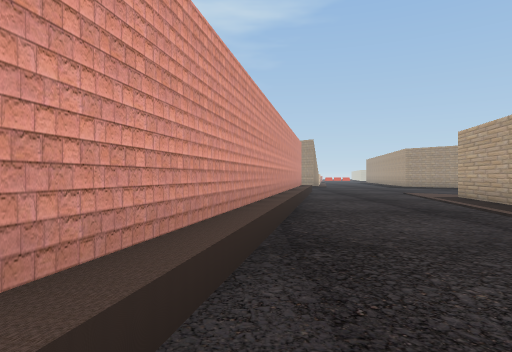
view 1 (above)

23 first-person views from a walk through a 3-D level made in the Unity game engine. The camera is 1.4 m above the floor, looks level and sees 75° across. The floor is counted in squares, 2 m on a side. Each view is taken from the middle of a square. On the plan, view 1 faces up. The plan holds only what a view shows up to about 10 squares ahead; the rest is blank. The place goes on beyond the plan.

view 2
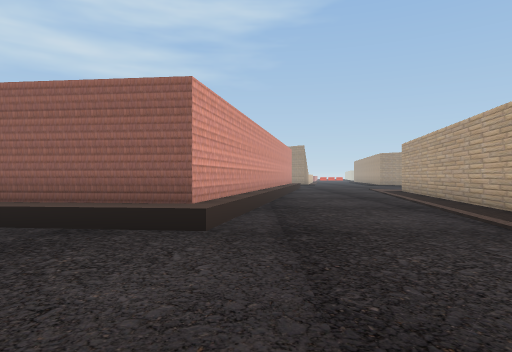

view 3
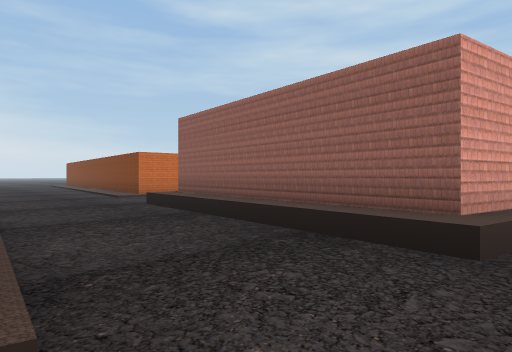

view 4
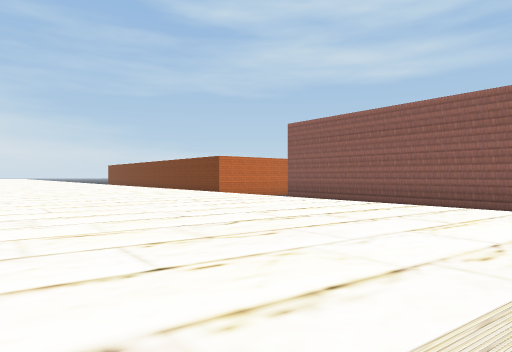

view 5
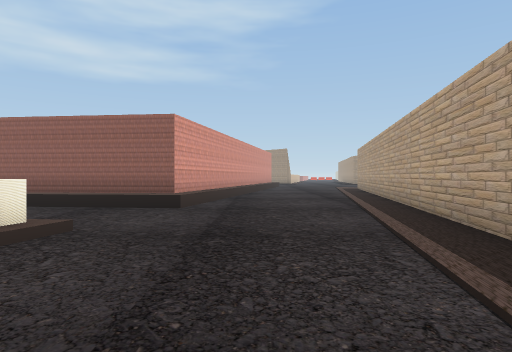

view 6
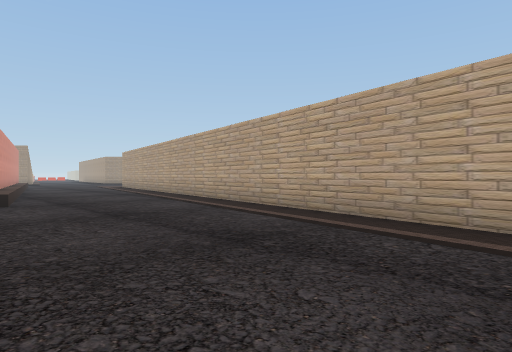

view 7
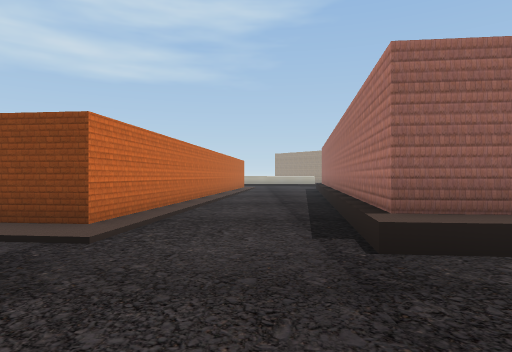

view 8
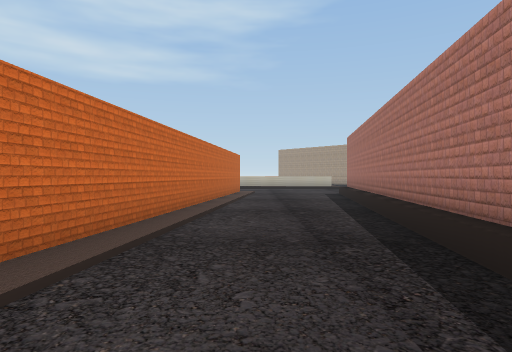

view 9
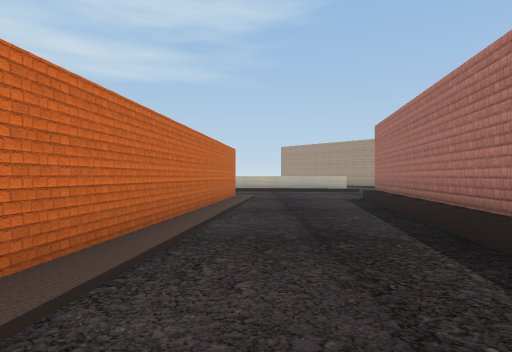

view 10
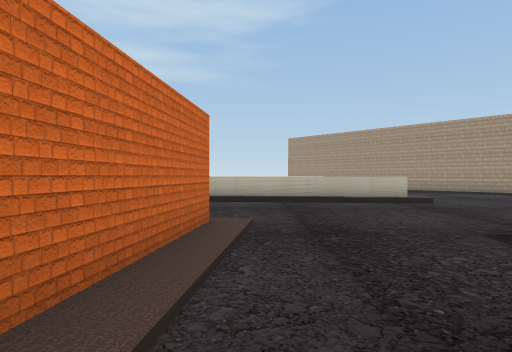

view 11
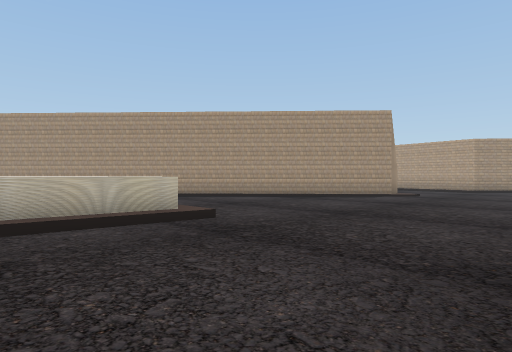

view 12
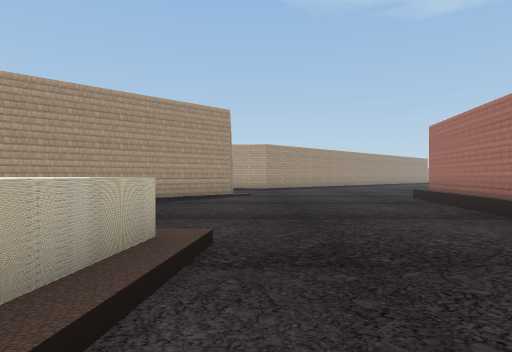

view 13
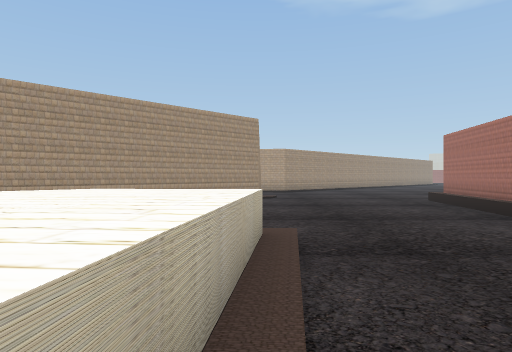

view 14
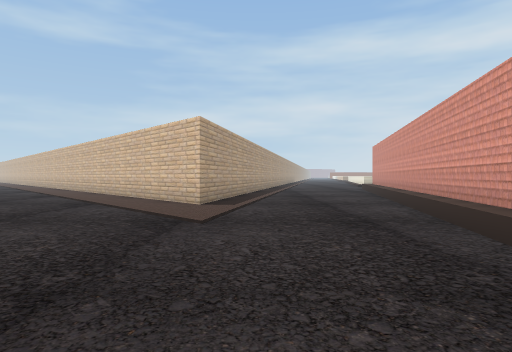

view 15
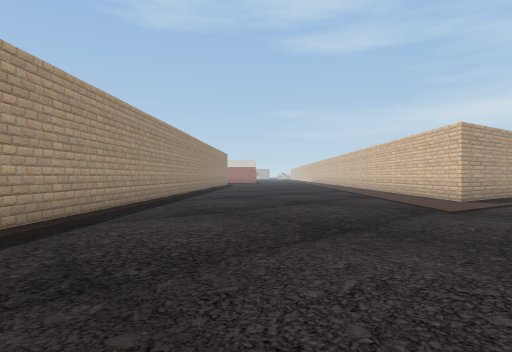

view 16
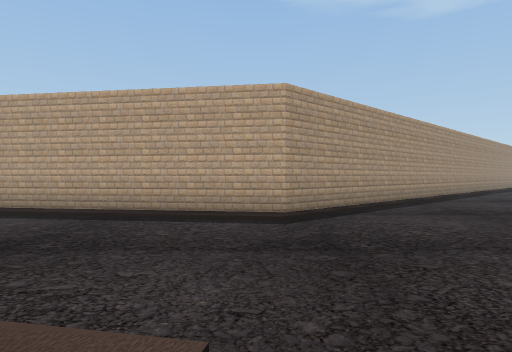

view 17
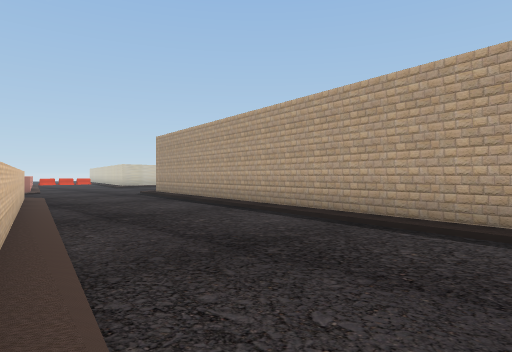

view 18
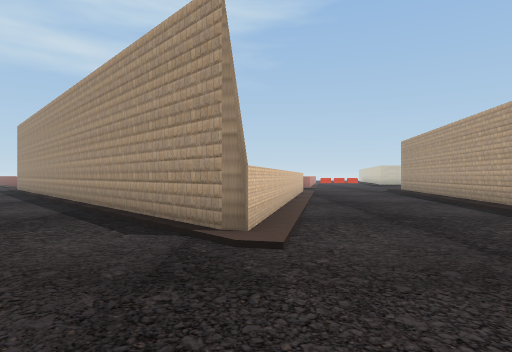

view 19
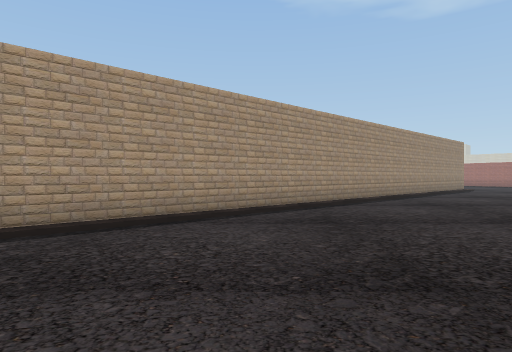

view 20
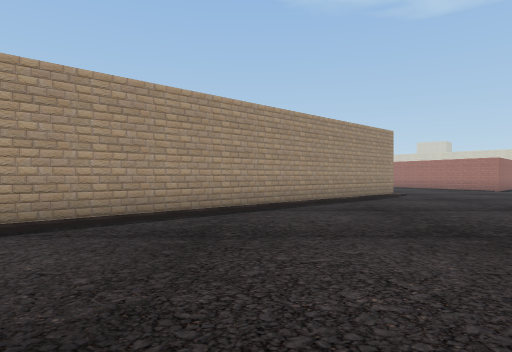

view 21
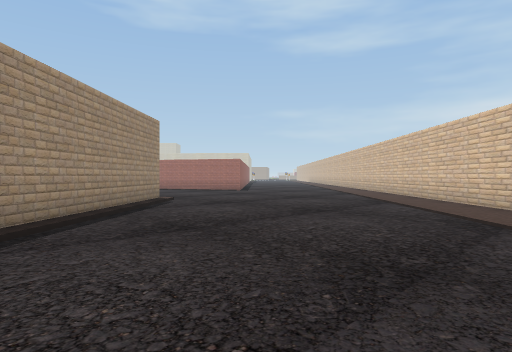

view 22
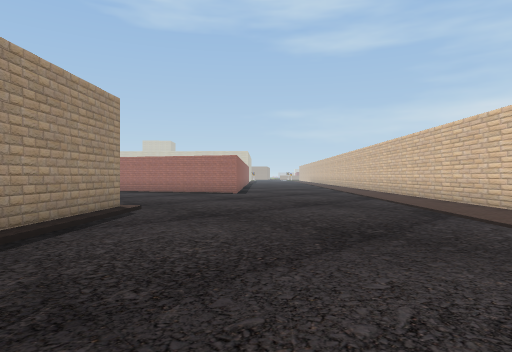

view 23
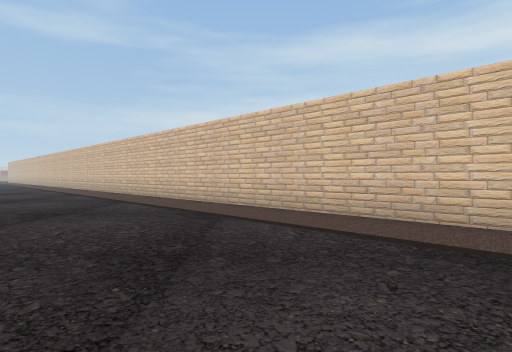

### Floor plan
Key: @ floor where view 1 was taken; # wall or solid block; . main floor; : floor 0.25 m higher than the main floor; / step, stairs or slope; ^ raised ledge.
Columns run from 11 left of view 1 to 25 right of it. Each row starts with its distance up from view 1.
 27         .#^     ^....#
 26         ..#     ^.../#
 25          ..#   ^/.../#
 24      ^  ....#  ^/.../#
 23     ^^^ .....# ^/...:#
 22  ^^^^^^.......#^....##
 21  ///^^^........^....#
 20  ...................#
 19  ...................##
 18  ....................##
 17  //...................##
 16  #/...^ ^..............##
 15  #...^   ####^........./##
 14  #...#       #........../##
 13  #...#      ^^.........../##
 12 ##...#      ^^............/##
 11 #:...#      #............../##
 10 #/...#      #....#........../##
  9 #/...#      #....##........../##
  8 #/..^^     ^^....###........../#
  7 #/..#      ^^....#      .......##
  6 #/..#      #.....#       .......##
  5 #...#      #.....#       ........##
  4 #...#      #....##        ........:
  3 #...#     ^^....#         ...........
  2 :...#^^   #.....#         ...........
  1 ...^^^^####.....#         #.........
  0 ...........@....#         ##.......
 -1 ...............##          ##......
 -2 ^^.............#            ##......
 -3 ^^^^^^^^^^.....#             ##......
 -4 ^^^^^^^^^^.....#              ##.....
 -5       ^^^/.....#               ##....
 -6          /....##                #....
 -7          /....#                 ##...
 -8          .....#
 -9          .....

Where each view was taken, in squares from view 1:
view 1: 0 up, 0 right, facing up
view 2: 4 down, 0 right, facing up
view 3: 3 down, 0 right, facing up-left
view 4: 5 down, 2 left, facing up-left
view 5: 7 down, 1 right, facing up
view 6: 9 down, 2 left, facing up-right
view 7: 2 down, 9 left, facing up
view 8: 3 up, 9 left, facing up
view 9: 6 up, 9 left, facing up
view 10: 12 up, 9 left, facing up
view 11: 16 up, 8 left, facing up-right
view 12: 20 up, 8 left, facing right
view 13: 21 up, 9 left, facing right
view 14: 18 up, 5 right, facing down
view 15: 20 up, 4 right, facing down-right
view 16: 20 up, 3 right, facing right
view 17: 20 up, 4 right, facing up-right
view 18: 17 up, 4 right, facing up
view 19: 14 up, 7 right, facing right
view 20: 9 up, 11 right, facing right
view 21: 9 up, 14 right, facing down-right
view 22: 7 up, 16 right, facing down-right
view 23: 3 up, 20 right, facing down
